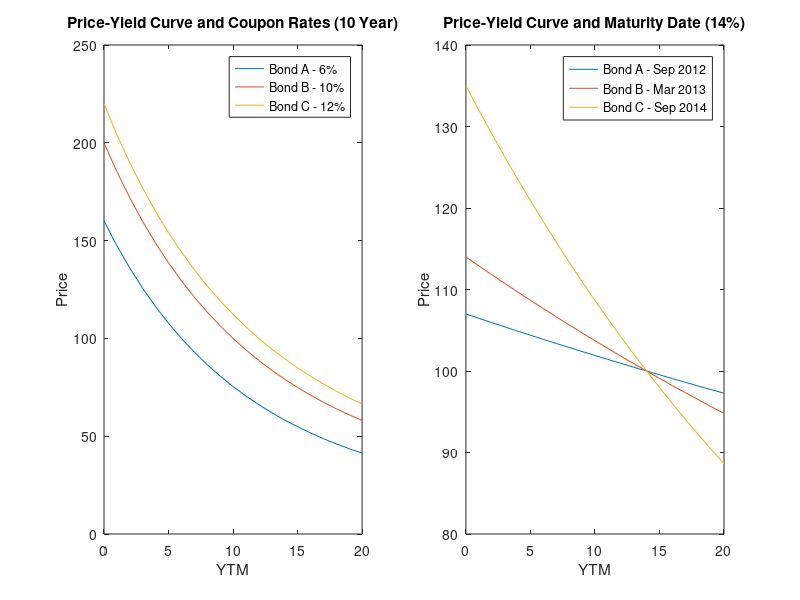

Reproduce this figure in MATLAB.
%Question 1 - Price-Yield Curves
%Lu Xin lx108

function [ ] = Question1( )
clear all; clc; close all;
% ------------------------ QUESTION 1.a -------------------------- %
% A:6%, B:10%, C:12%
rateA = 0.06;
rateB = 0.1;
rateC = 0.12;

lambdas = 0:1:20; %0 <= lambda <= 20

f = 100;    % face value of 100
years = 10;     % 10 year maturity
m = 1;      % 1 coupon payment per year
n = years * m;

pricesA = getCurve(f, rateA, n, m, lambdas);
pricesB = getCurve(f, rateB, n, m, lambdas);
pricesC = getCurve(f, rateC, n, m, lambdas);

subplot(1,2,1);
plot(lambdas, pricesA, lambdas, pricesB, lambdas, pricesC);
legend('Bond A - 6%', 'Bond B - 10%', 'Bond C - 12%');
xlabel('YTM');
ylabel('Price');
title('Price-Yield Curve and Coupon Rates (10 Year)');
% ---------------------------------------------------------------- %


% ------------------------ QUESTION 1.b -------------------------- %
% A, B, C = 0.14
rate = 0.14;
m = 2;
dateNow = datenum(2012, 3, 1);
dateA = datenum(2012, 9, 1);
dateB = datenum(2013, 3, 1);
dateC = datenum(2014, 9, 1);

% work out the n for each bond
difference = datevec(dateA) - datevec(dateNow);
nA = (12 * difference(1) + difference(2))/6;
difference = datevec(dateB) - datevec(dateNow);
nB = (12 * difference(1) + difference(2))/6;
difference = datevec(dateC) - datevec(dateNow);
nC = (12 * difference(1) + difference(2))/6;

pricesA = getCurve(f, rate, nA, m, lambdas);
pricesB = getCurve(f, rate, nB, m, lambdas);
pricesC = getCurve(f, rate, nC, m, lambdas);

tab = [lambdas; pricesA; pricesB; pricesC]


subplot(1,2,2);
plot(lambdas, pricesA, lambdas, pricesB, lambdas, pricesC);
legend('Bond A - Sep 2012', 'Bond B - Mar 2013', 'Bond C - Sep 2014');
xlabel('YTM');
ylabel('Price');
title('Price-Yield Curve and Maturity Date (14%)');

% ---------------------------------------------------------------- %
end

% Price Curve function for a given bond
function [prices] = getCurve(f, rate, n, m, lambdas)
i = 1;
prices = zeros(size(lambdas));
for elm = lambdas
    prices(i) = getPrice(f, rate, n, m, elm);
    i = i+1;
end
end

% Price Function - given in notes
function [price] = getPrice(f, c, n, m, lambda)

coupon = f * c;
lambda = lambda/100;

if lambda == 0
    % No discounting, just sum all values
    price = f + n * (coupon/m);
else
    % Use price formula
    discount = 1/(1 + (lambda/m))^n;
    price = f * discount + coupon/lambda * (1 - 1 * discount);
end
end
